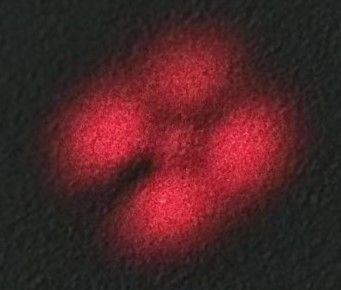
%> input picture 实验报告/光信息专业实验/3.3-3.4光纤数值孔径和模场分布/LP21裁剪.jpg, 341 x 290 px
$ octave togray.m   (GNU Octave 9; MATLAB toolbox functions it lacks are replaced by stand-ins)
%> lines starting %> are read from the running program, lines starting %| are printed output that depends on the picture

clc,clear,close all;

img_path = "D:\Documentary\sysu\2024-2\3-光信息实验\3.3-3.4\LP21裁剪.jpg";
% 读取图像
img = imread(img_path);
%> img is the input picture: size 290x341x3 uint8; mean R, G, B 75.8, 36.5, 38.6

% 原始图像
figure;
imshow(img);
title('原始图像');

% 灰度化图像
gray_img = rgb2gray(img);
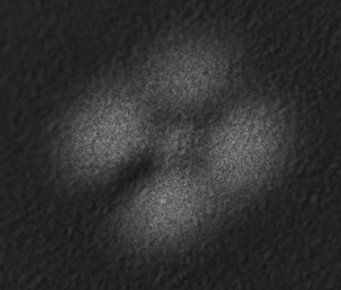
%> gray_img: size 290x341 uint8; min 21, max 150, mean 48.5

figure;
imshow(gray_img);
title('灰度图像')

% 计算图像中灰度值最大的位置
[max_val, max_index] = max(gray_img(:));
%> max_val = 150; max_index = 46892
[max_row, max_col] = ind2sub(size(gray_img), max_index);
%> max_row = 202; max_col = 162

% 计算图像中心
[rows, cols] = size(gray_img);
%> rows = 290; cols = 341
center_row = floor(rows / 2); % 图像的垂直中心
%> center_row = 145
center_col = floor(cols / 2); % 图像的水平中心
%> center_col = 170

% 水平方向灰度变化
horizontal_gray = gray_img(center_row, :);
%> horizontal_gray = 341 values, max 119 at index 115, min 29 at index 335, mean 68.91

 % 归一化水平方向灰度变化
max_gray = double(max(horizontal_gray));
%> max_gray = 119
normalized_horizontal_gray = double(horizontal_gray) / max_gray;
%> normalized_horizontal_gray = 341 values, max 1 at index 115, min 0.244 at index 335, mean 0.579

figure;
% 绘制灰度变化图
plot(1:length(normalized_horizontal_gray), normalized_horizontal_gray);
hold on;
title('LP21实验光强分布图');
xlabel('水平位置');
ylabel('归一化光强');
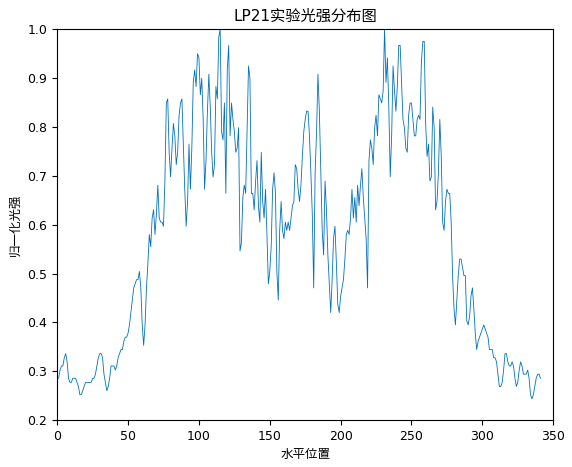
%> figure redrawn from the program's plot data; curve peaks at x = 115, y = 1

$ run again, with 实验报告/光信息专业实验/3.3-3.4光纤数值孔径和模场分布/LP02裁剪.jpg copied over 实验报告/光信息专业实验/3.3-3.4光纤数值孔径和模场分布/LP21裁剪.jpg
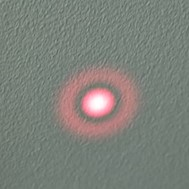
%> input picture 实验报告/光信息专业实验/3.3-3.4光纤数值孔径和模场分布/LP02裁剪.jpg, 189 x 189 px
%> img is the input picture: size 189x189x3 uint8; mean R, G, B 125.2, 128.8, 121.8
%> `gray_img = rgb2gray(img);`:
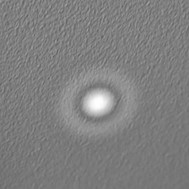
%> gray_img: size 189x189 uint8; min 94, max 255, mean 127
%> max_val = 255; max_index = 18250
%> max_row = 106; max_col = 97
%> horizontal_gray = 189 values, max 202 at index 100, min 106 at index 16, mean 135.7
%> max_gray = 202
%> normalized_horizontal_gray = 189 values, max 1 at index 100, min 0.525 at index 16, mean 0.672
%> `ylabel('归一化光强');`:
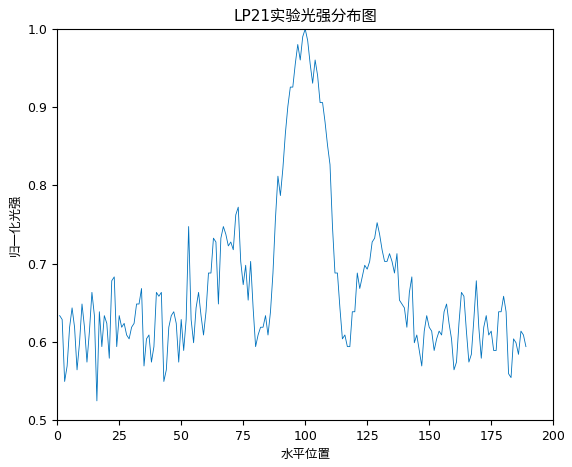
%> figure redrawn from the program's plot data; curve peaks at x = 100, y = 1

$ run again, with 实验报告/光信息专业实验/3.3-3.4光纤数值孔径和模场分布/LP11裁剪.jpg copied over 实验报告/光信息专业实验/3.3-3.4光纤数值孔径和模场分布/LP21裁剪.jpg
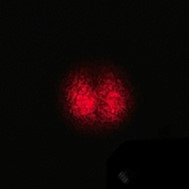
%> input picture 实验报告/光信息专业实验/3.3-3.4光纤数值孔径和模场分布/LP11裁剪.jpg, 189 x 189 px
%> img is the input picture: size 189x189x3 uint8; mean R, G, B 15.8, 5.9, 5.3
%> `gray_img = rgb2gray(img);`:
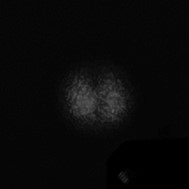
%> gray_img: size 189x189 uint8; min 0, max 92, mean 9
%> max_val = 92; max_index = 21280
%> max_row = 112; max_col = 113
%> horizontal_gray = 189 values, max 77 at index 76, min 5 at index 49, mean 21.94
%> max_gray = 77
%> normalized_horizontal_gray = 189 values, max 1 at index 76, min 0.0649 at index 49, mean 0.285
%> `ylabel('归一化光强');`:
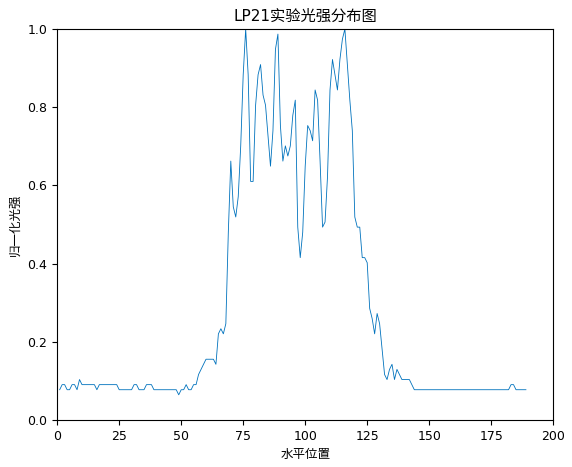
%> figure redrawn from the program's plot data; curve peaks at x = 76, y = 1
